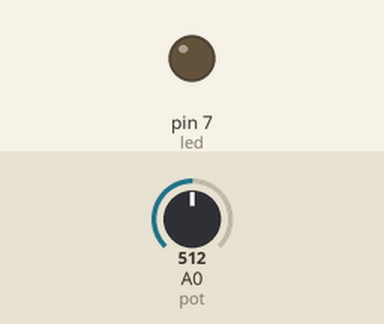
A sketch run on a simulated Arduino Uno, built with avr-gcc and run on an emulated ATmega328P. Shown: output pins drawn as LEDs (lit = HIGH). Inputs (shaded band) come from the test bench; at power-on: A0 (pot) = 512.

Above: at 1.2 s.
1.3 s: A0 (pot) set to 690
2.8 s: A0 (pot) set to 709
At 3.9 s:
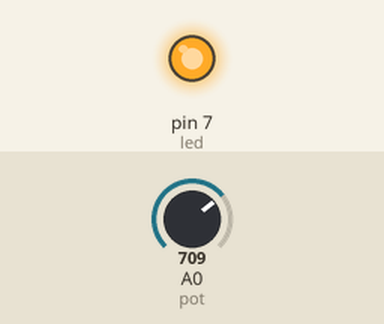
4.4 s: A0 (pot) set to 511
At 5.6 s:
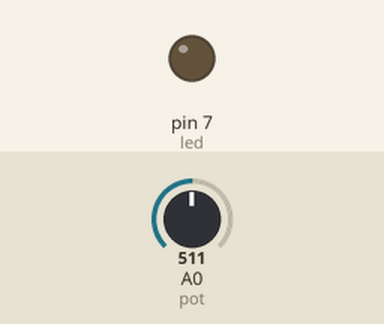
5.9 s: A0 (pot) set to 710
At 6.3 s:
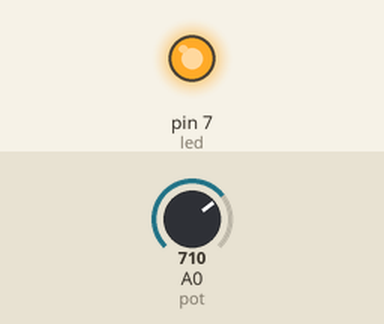
Timing chart, 0 to 8.5 s (numbered marks = the images above; inputs shaded):
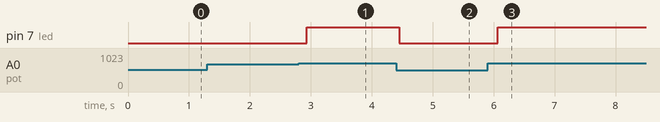

Measured:
- the behaviour switches between 700 and 701 on A0 (pot) (found by bisection; images 0 and 1)
- after the input at 1.3 s, every drawn part: stays the same
- after the input at 2.8 s, pin 7 (led): LOW → HIGH after 0.13 s
- after the input at 4.4 s, pin 7 (led): HIGH → LOW after 0.05 s
- after the input at 5.9 s, pin 7 (led): LOW → HIGH after 0.17 s

The sketch:

MedMovelSimp.ino
```cpp
const int pot = A0;
const int led = 7;

void setup() {
  pinMode(led, OUTPUT);
}

void loop() {
  long soma = 0;

  for (int i = 0; i < 10; i++) {
    soma += analogRead(pot);
    delay(10);
  }

  int media = soma / 10;

  if (media > 700) {
    digitalWrite(led, HIGH);
  } else {
    digitalWrite(led, LOW);
  }
}
```
